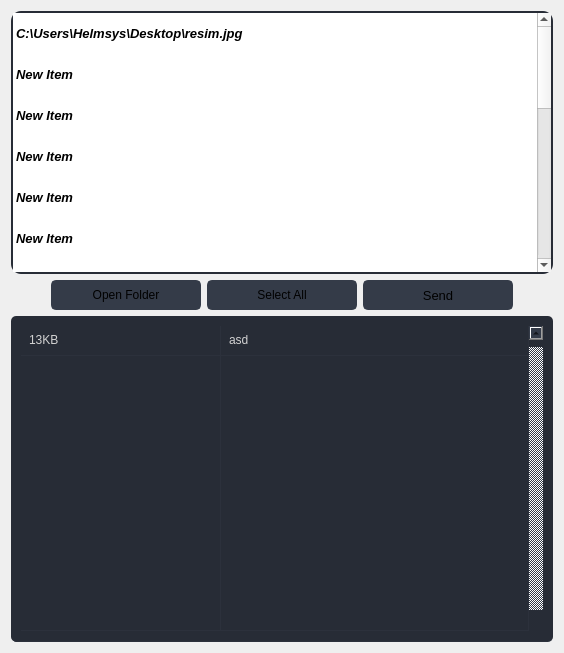
                  <widget class="QWidget" name="uploadPage">
                   <layout class="QVBoxLayout" name="verticalLayout_13">
                    <item>
                     <widget class="QListWidget" name="sendFileListWidget">
                      <property name="minimumSize">
                       <size>
                        <width>0</width>
                        <height>263</height>
                       </size>
                      </property>
                      <property name="maximumSize">
                       <size>
                        <width>16777215</width>
                        <height>326</height>
                       </size>
                      </property>
                      <property name="font">
                       <font>
                        <pointsize>10</pointsize>
                        <weight>75</weight>
                        <italic>true</italic>
                        <bold>true</bold>
                       </font>
                      </property>
                      <property name="styleSheet">
                       <string notr="true">QListWidget{
	border: 2px solid rgb(39, 44, 54);
	border-radius: 10px;
}
QListWidget::item{
	padding: 10px;
	margin: 3px;
}
QListWidget::item::hover{
	background-color: rgb(52, 59, 72);
	border-radius: 10px;
}
QListWidget::item::selected{
	background-color:  rgb(85, 170, 255);
	border-radius: 10px;
	padding: 10px;
}</string>
                      </property>
                      <property name="dragEnabled">
                       <bool>false</bool>
                      </property>
                      <property name="dragDropMode">
                       <enum>QAbstractItemView::DropOnly</enum>
                      </property>
                      <property name="selectionMode">
                       <enum>QAbstractItemView::MultiSelection</enum>
                      </property>
                      <item>
                       <property name="text">
                        <string>C:\Users\Helmsys\Desktop\resim.jpg</string>
                       </property>
                       <property name="textAlignment">
                        <set>AlignLeading|AlignVCenter</set>
                       </property>
                      </item>
                      <item>
                       <property name="text">
                        <string>New Item</string>
                       </property>
                      </item>
                      <item>
                       <property name="text">
                        <string>New Item</string>
                       </property>
                      </item>
                      <item>
                       <property name="text">
                        <string>New Item</string>
                       </property>
                      </item>
                      <item>
                       <property name="text">
                        <string>New Item</string>
                       </property>
                      </item>
                      <item>
                       <property name="text">
                        <string>New Item</string>
                       </property>
                      </item>
                      <item>
                       <property name="text">
                        <string>New Item</string>
                       </property>
                      </item>
                      <item>
                       <property name="text">
                        <string>New Item</string>
                       </property>
                      </item>
                      <item>
                       <property name="text">
                        <string>New Item</string>
                       </property>
                      </item>
                      <item>
                       <property name="text">
                        <string>New Item</string>
                       </property>
                      </item>
                      <item>
                       <property name="text">
                        <string>New Item</string>
                       </property>
                      </item>
                      <item>
                       <property name="text">
                        <string>New Item</string>
                       </property>
                      </item>
                      <item>
                       <property name="text">
                        <string>New Item</string>
                       </property>
                      </item>
                      <item>
                       <property name="text">
                        <string>New Item</string>
                       </property>
                      </item>
                      <item>
                       <property name="text">
                        <string>New Item</string>
                       </property>
                      </item>
                      <item>
                       <property name="text">
                        <string>New Item</string>
                       </property>
                      </item>
                      <item>
                       <property name="text">
                        <string>New Item</string>
                       </property>
                      </item>
                     </widget>
                    </item>
                    <item>
                     <layout class="QHBoxLayout" name="buttonManageHorizontalLayout1">
                      <item>
                       <spacer name="buttonManageHorizontalSpacer1">
                        <property name="orientation">
                         <enum>Qt::Horizontal</enum>
                        </property>
                        <property name="sizeHint" stdset="0">
                         <size>
                          <width>40</width>
                          <height>20</height>
                         </size>
                        </property>
                       </spacer>
                      </item>
                      <item>
                       <layout class="QHBoxLayout" name="buttonManageHorizontalLayout2">
                        <property name="spacing">
                         <number>6</number>
                        </property>
                        <property name="leftMargin">
                         <number>0</number>
                        </property>
                        <item>
                         <widget class="QPushButton" name="openFolderButton">
                          <property name="minimumSize">
                           <size>
                            <width>150</width>
                            <height>30</height>
                           </size>
                          </property>
                          <property name="font">
                           <font>
                            <family>Segoe UI</family>
                            <pointsize>9</pointsize>
                           </font>
                          </property>
                          <property name="cursor">
                           <cursorShape>PointingHandCursor</cursorShape>
                          </property>
                          <property name="styleSheet">
                           <string notr="true">QPushButton {
	border: 2px solid rgb(52, 59, 72);
	border-radius: 5px;	
	background-color: rgb(52, 59, 72);
}
QPushButton:hover {
	background-color: rgb(57, 65, 80);
	border: 2px solid rgb(61, 70, 86);
}
QPushButton:pressed {	
	background-color: rgb(35, 40, 49);
	border: 2px solid rgb(43, 50, 61);
}</string>
                          </property>
                          <property name="text">
                           <string>Open Folder</string>
                          </property>
                          <property name="icon">
                           <iconset resource="sync_source.qrc">
                            <normaloff>:/20x20/assets/20x20/cil-folder-open.png</normaloff>:/20x20/assets/20x20/cil-folder-open.png</iconset>
                          </property>
                          <property name="iconSize">
                           <size>
                            <width>16</width>
                            <height>16</height>
                           </size>
                          </property>
                         </widget>
                        </item>
                        <item>
                         <widget class="QPushButton" name="selectAllButton">
                          <property name="minimumSize">
                           <size>
                            <width>150</width>
                            <height>30</height>
                           </size>
                          </property>
                          <property name="font">
                           <font>
                            <family>Segoe UI</family>
                            <pointsize>9</pointsize>
                           </font>
                          </property>
                          <property name="cursor">
                           <cursorShape>PointingHandCursor</cursorShape>
                          </property>
                          <property name="styleSheet">
                           <string notr="true">QPushButton {
	border: 2px solid rgb(52, 59, 72);
	border-radius: 5px;	
	background-color: rgb(52, 59, 72);
}
QPushButton:hover {
	background-color: rgb(57, 65, 80);
	border: 2px solid rgb(61, 70, 86);
}
QPushButton:pressed {	
	background-color: rgb(35, 40, 49);
	border: 2px solid rgb(43, 50, 61);
}</string>
                          </property>
                          <property name="text">
                           <string>Select All</string>
                          </property>
                          <property name="icon">
                           <iconset resource="sync_source.qrc">
                            <normaloff>:/20x20/assets/20x20/cil-task.png</normaloff>:/20x20/assets/20x20/cil-task.png</iconset>
                          </property>
                          <property name="iconSize">
                           <size>
                            <width>16</width>
                            <height>16</height>
                           </size>
                          </property>
                         </widget>
                        </item>
                        <item>
                         <widget class="QPushButton" name="sendButton">
                          <property name="enabled">
                           <bool>true</bool>
                          </property>
                          <property name="minimumSize">
                           <size>
                            <width>150</width>
                            <height>30</height>
                           </size>
                          </property>
                          <property name="font">
                           <font>
                            <family>Segoe UI</family>
                            <pointsize>10</pointsize>
                           </font>
                          </property>
                          <property name="cursor">
                           <cursorShape>PointingHandCursor</cursorShape>
                          </property>
                          <property name="styleSheet">
                           <string notr="true">QPushButton {
	border: 2px solid rgb(52, 59, 72);
	border-radius: 5px;	
	background-color: rgb(52, 59, 72);
}
QPushButton:hover {
	background-color: rgb(57, 65, 80);
	border: 2px solid rgb(61, 70, 86);
}
QPushButton:pressed {	
	background-color: rgb(35, 40, 49);
	border: 2px solid rgb(43, 50, 61);
}</string>
                          </property>
                          <property name="text">
                           <string>Send</string>
                          </property>
                          <property name="icon">
                           <iconset resource="sync_source.qrc">
                            <normaloff>:/20x20/assets/20x20/cil-arrow-right.png</normaloff>:/20x20/assets/20x20/cil-arrow-right.png</iconset>
                          </property>
                          <property name="iconSize">
                           <size>
                            <width>24</width>
                            <height>24</height>
                           </size>
                          </property>
                         </widget>
                        </item>
                       </layout>
                      </item>
                      <item>
                       <spacer name="buttonManageHorizontalSpacer2">
                        <property name="orientation">
                         <enum>Qt::Horizontal</enum>
                        </property>
                        <property name="sizeHint" stdset="0">
                         <size>
                          <width>40</width>
                          <height>20</height>
                         </size>
                        </property>
                       </spacer>
                      </item>
                     </layout>
                    </item>
                    <item>
                     <widget class="QTableWidget" name="completedFileTableWidget">
                      <property name="enabled">
                       <bool>true</bool>
                      </property>
                      <property name="sizePolicy">
                       <sizepolicy hsizetype="Expanding" vsizetype="Expanding">
                        <horstretch>0</horstretch>
                        <verstretch>0</verstretch>
                       </sizepolicy>
                      </property>
                      <property name="minimumSize">
                       <size>
                        <width>0</width>
                        <height>326</height>
                       </size>
                      </property>
                      <property name="maximumSize">
                       <size>
                        <width>16777215</width>
                        <height>326</height>
                       </size>
                      </property>
                      <property name="palette">
                       <palette>
                        <active>
                         <colorrole role="WindowText">
                          <brush brushstyle="SolidPattern">
                           <color alpha="255">
                            <red>210</red>
                            <green>210</green>
                            <blue>210</blue>
                           </color>
                          </brush>
                         </colorrole>
                         <colorrole role="Button">
                          <brush brushstyle="SolidPattern">
                           <color alpha="255">
                            <red>39</red>
                            <green>44</green>
                            <blue>54</blue>
                           </color>
                          </brush>
                         </colorrole>
                         <colorrole role="Text">
                          <brush brushstyle="SolidPattern">
                           <color alpha="255">
                            <red>210</red>
                            <green>210</green>
                            <blue>210</blue>
                           </color>
                          </brush>
                         </colorrole>
                         <colorrole role="ButtonText">
                          <brush brushstyle="SolidPattern">
                           <color alpha="255">
                            <red>210</red>
                            <green>210</green>
                            <blue>210</blue>
                           </color>
                          </brush>
                         </colorrole>
                         <colorrole role="Base">
                          <brush brushstyle="SolidPattern">
                           <color alpha="255">
                            <red>39</red>
                            <green>44</green>
                            <blue>54</blue>
                           </color>
                          </brush>
                         </colorrole>
                         <colorrole role="Window">
                          <brush brushstyle="SolidPattern">
                           <color alpha="255">
                            <red>39</red>
                            <green>44</green>
                            <blue>54</blue>
                           </color>
                          </brush>
                         </colorrole>
                         <colorrole role="PlaceholderText">
                          <brush brushstyle="NoBrush">
                           <color alpha="128">
                            <red>210</red>
                            <green>210</green>
                            <blue>210</blue>
                           </color>
                          </brush>
                         </colorrole>
                        </active>
                        <inactive>
                         <colorrole role="WindowText">
                          <brush brushstyle="SolidPattern">
                           <color alpha="255">
                            <red>210</red>
                            <green>210</green>
                            <blue>210</blue>
                           </color>
                          </brush>
                         </colorrole>
                         <colorrole role="Button">
                          <brush brushstyle="SolidPattern">
                           <color alpha="255">
                            <red>39</red>
                            <green>44</green>
                            <blue>54</blue>
                           </color>
                          </brush>
                         </colorrole>
                         <colorrole role="Text">
                          <brush brushstyle="SolidPattern">
                           <color alpha="255">
                            <red>210</red>
                            <green>210</green>
                            <blue>210</blue>
                           </color>
                          </brush>
                         </colorrole>
                         <colorrole role="ButtonText">
                          <brush brushstyle="SolidPattern">
                           <color alpha="255">
                            <red>210</red>
                            <green>210</green>
                            <blue>210</blue>
                           </color>
                          </brush>
                         </colorrole>
                         <colorrole role="Base">
                          <brush brushstyle="SolidPattern">
                           <color alpha="255">
                            <red>39</red>
                            <green>44</green>
                            <blue>54</blue>
                           </color>
                          </brush>
                         </colorrole>
                         <colorrole role="Window">
                          <brush brushstyle="SolidPattern">
                           <color alpha="255">
                            <red>39</red>
                            <green>44</green>
                            <blue>54</blue>
                           </color>
                          </brush>
                         </colorrole>
                         <colorrole role="PlaceholderText">
                          <brush brushstyle="NoBrush">
                           <color alpha="128">
                            <red>210</red>
                            <green>210</green>
                            <blue>210</blue>
                           </color>
                          </brush>
                         </colorrole>
                        </inactive>
                        <disabled>
                         <colorrole role="WindowText">
                          <brush brushstyle="SolidPattern">
                           <color alpha="255">
                            <red>210</red>
                            <green>210</green>
                            <blue>210</blue>
                           </color>
                          </brush>
                         </colorrole>
                         <colorrole role="Button">
                          <brush brushstyle="SolidPattern">
                           <color alpha="255">
                            <red>39</red>
                            <green>44</green>
                            <blue>54</blue>
                           </color>
                          </brush>
                         </colorrole>
                         <colorrole role="Text">
                          <brush brushstyle="SolidPattern">
                           <color alpha="255">
                            <red>210</red>
                            <green>210</green>
                            <blue>210</blue>
                           </color>
                          </brush>
                         </colorrole>
                         <colorrole role="ButtonText">
                          <brush brushstyle="SolidPattern">
                           <color alpha="255">
                            <red>210</red>
                            <green>210</green>
                            <blue>210</blue>
                           </color>
                          </brush>
                         </colorrole>
                         <colorrole role="Base">
                          <brush brushstyle="SolidPattern">
                           <color alpha="255">
                            <red>39</red>
                            <green>44</green>
                            <blue>54</blue>
                           </color>
                          </brush>
                         </colorrole>
                         <colorrole role="Window">
                          <brush brushstyle="SolidPattern">
                           <color alpha="255">
                            <red>39</red>
                            <green>44</green>
                            <blue>54</blue>
                           </color>
                          </brush>
                         </colorrole>
                         <colorrole role="PlaceholderText">
                          <brush brushstyle="NoBrush">
                           <color alpha="128">
                            <red>210</red>
                            <green>210</green>
                            <blue>210</blue>
                           </color>
                          </brush>
                         </colorrole>
                        </disabled>
                       </palette>
                      </property>
                      <property name="styleSheet">
                       <string notr="true">QTableWidget {	
	background-color: rgb(39, 44, 54);
	padding: 10px;
	border-radius: 5px;
	gridline-color: rgb(44, 49, 60);
	border-bottom: 1px solid rgb(44, 49, 60);
}
QTableWidget::item{
	border-color: rgb(44, 49, 60);
	padding-left: 5px;
	padding-right: 5px;
	gridline-color: rgb(44, 49, 60);
}
QTableWidget::item:selected{
	background-color: rgb(85, 170, 255);
}
QScrollBar:horizontal {
    border: none;
    background: rgb(52, 59, 72);
    height: 14px;
    margin: 0px 21px 0 21px;
	border-radius: 0px;
}
 QScrollBar:vertical {
	border: none;
    background: rgb(52, 59, 72);
    width: 14px;
    margin: 21px 0 21px 0;
	border-radius: 0px;
 }
QHeaderView::section{
	Background-color: rgb(39, 44, 54);
	max-width: 30px;
	border: 1px solid rgb(44, 49, 60);
	border-style: none;
    border-bottom: 1px solid rgb(44, 49, 60);
    border-right: 1px solid rgb(44, 49, 60);
}
QTableWidget::horizontalHeader {	
	background-color: rgb(81, 255, 0);
}
QHeaderView::section:horizontal
{
    border: 1px solid rgb(32, 34, 42);
	background-color: rgb(27, 29, 35);
	padding: 3px;
	border-top-left-radius: 7px;
    border-top-right-radius: 7px;
}
QHeaderView::section:vertical
{
    border: 1px solid rgb(44, 49, 60);
}
</string>
                      </property>
                      <property name="frameShape">
                       <enum>QFrame::NoFrame</enum>
                      </property>
                      <property name="verticalScrollBarPolicy">
                       <enum>Qt::ScrollBarAlwaysOn</enum>
                      </property>
                      <property name="sizeAdjustPolicy">
                       <enum>QAbstractScrollArea::AdjustToContents</enum>
                      </property>
                      <property name="autoScrollMargin">
                       <number>16</number>
                      </property>
                      <property name="editTriggers">
                       <set>QAbstractItemView::NoEditTriggers</set>
                      </property>
                      <property name="alternatingRowColors">
                       <bool>false</bool>
                      </property>
                      <property name="selectionMode">
                       <enum>QAbstractItemView::NoSelection</enum>
                      </property>
                      <property name="selectionBehavior">
                       <enum>QAbstractItemView::SelectItems</enum>
                      </property>
                      <property name="showGrid">
                       <bool>true</bool>
                      </property>
                      <property name="gridStyle">
                       <enum>Qt::CustomDashLine</enum>
                      </property>
                      <property name="sortingEnabled">
                       <bool>false</bool>
                      </property>
                      <property name="rowCount">
                       <number>2</number>
                      </property>
                      <property name="columnCount">
                       <number>2</number>
                      </property>
                      <attribute name="horizontalHeaderVisible">
                       <bool>false</bool>
                      </attribute>
                      <attribute name="horizontalHeaderCascadingSectionResizes">
                       <bool>true</bool>
                      </attribute>
                      <attribute name="horizontalHeaderDefaultSectionSize">
                       <number>200</number>
                      </attribute>
                      <attribute name="horizontalHeaderHighlightSections">
                       <bool>false</bool>
                      </attribute>
                      <attribute name="horizontalHeaderStretchLastSection">
                       <bool>true</bool>
                      </attribute>
                      <attribute name="verticalHeaderVisible">
                       <bool>false</bool>
                      </attribute>
                      <attribute name="verticalHeaderCascadingSectionResizes">
                       <bool>false</bool>
                      </attribute>
                      <attribute name="verticalHeaderHighlightSections">
                       <bool>false</bool>
                      </attribute>
                      <attribute name="verticalHeaderStretchLastSection">
                       <bool>true</bool>
                      </attribute>
                      <row/>
                      <row/>
                      <column>
                       <property name="text">
                        <string>File Size</string>
                       </property>
                      </column>
                      <column>
                       <property name="text">
                        <string>File Name</string>
                       </property>
                      </column>
                      <item row="0" column="0">
                       <property name="text">
                        <string>13KB</string>
                       </property>
                       <property name="icon">
                        <iconset resource="sync_source.qrc">
                         <normaloff>:/16x16/assets/16x16/cil-check-alt.png</normaloff>:/16x16/assets/16x16/cil-check-alt.png</iconset>
                       </property>
                      </item>
                      <item row="0" column="1">
                       <property name="text">
                        <string>asd</string>
                       </property>
                      </item>
                     </widget>
                    </item>
                   </layout>
                  </widget>
